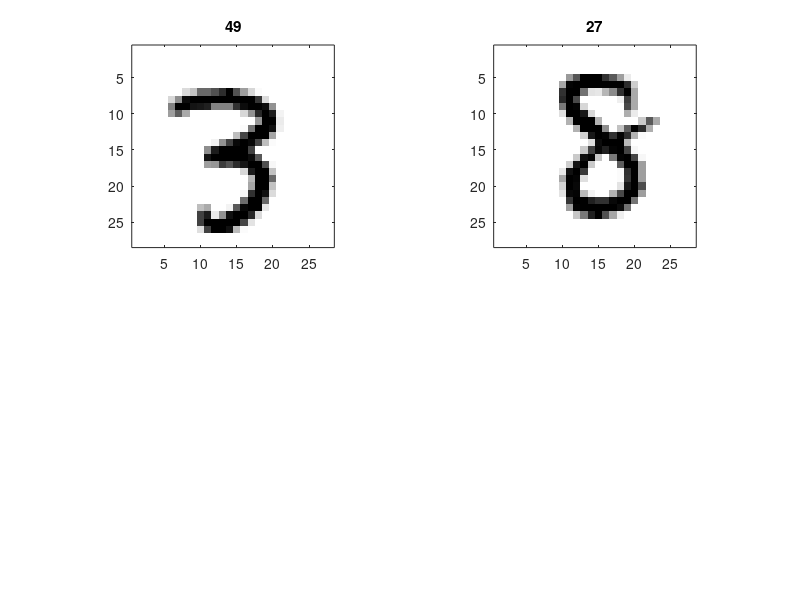

MATLAB code for this plot: (Note: this script raises an error after producing the figure.)
% Shape Context
% MNIST digits

% load in the digit database (only needs to be done once per session)
if ~(exist('train_data')&exist('label_train'))
   %load digit_100_train_easy;
  
  load digit_100_train_hard;
end

% choose which two digits to compare:
mm=49;
nn=27;

%%%
%%%Define flags and parameters:
%%%
display_flag=1;
affine_start_flag=1;
polarity_flag=1;
nsamp=100;
eps_dum=0.25;
ndum_frac=0.25;        
mean_dist_global=[];
ori_weight=0.1;
nbins_theta=12;
nbins_r=5;
r_inner=1/8;
r_outer=2;
tan_eps=1.0;
n_iter=6;
beta_init=1;
r=1; % annealing rate
w=4;
sf=2.5;

cmap=flipud(gray);

%%%
%%% image loading
%%%
V1=reshape(train_data(mm,:),28,28)';
#V1=imresize(V1,sf,'bil');
V2=reshape(train_data(nn,:),28,28)';
#V2=imresize(V2,sf,'bil');
[N1,N2]=size(V1);

if display_flag
   figure(1)
   subplot(2,2,1)
   imagesc(V1);axis('image')
   title(int2str(mm))
   subplot(2,2,2)
   imagesc(V2);axis('image')
   title(int2str(nn))
   colormap(cmap)
   drawnow
end

%%%
%%% edge detection
%%%
[x2,y2,t2]=bdry_extract_3(V2);
nsamp2=length(x2)
if nsamp2>=nsamp
   [x2,y2,t2]=get_samples_1(x2,y2,t2,nsamp);
else
   error('shape #2 doesn''t have enough samples')
end
Y=[x2 y2];

% get boundary points
disp('extracting boundary points...')
[x1,y1,t1]=bdry_extract_3(V1);

nsamp1=length(x1);
if nsamp1>=nsamp
   [x1,y1,t1]=get_samples_1(x1,y1,t1,nsamp);
else
   error('shape #1 doesn''t have enough samples')
end
X=[x1 y1];

if display_flag
   subplot(2,2,3)
   plot(X(:,1),X(:,2),'b+')
   hold on
   quiver(X(:,1),X(:,2),cos(t1),sin(t1),0.5,'b')
   hold off
   axis('ij');axis([1 N2 1 N1])
   title([int2str(length(x1)) ' samples'])
   subplot(2,2,4)
   plot(Y(:,1),Y(:,2),'ro')
   hold on
   quiver(Y(:,1),Y(:,2),cos(t2),sin(t2),0.5,'r.')
   hold off
   axis('ij');axis([1 N2 1 N1])
   title([int2str(length(x2)) ' samples'])
   drawnow	
end

if display_flag
   [x,y]=meshgrid(linspace(1,N2,36),linspace(1,N1,36));
   x=x(:);y=y(:);M=length(x);
end

%%%
%%% compute correspondences
%%%
Xk=X;
tk=t1;
k=1;
s=1;
ndum=round(ndum_frac*nsamp);
out_vec_1=zeros(1,nsamp);
out_vec_2=zeros(1,nsamp);
while s
   disp(['iter=' int2str(k)])
   disp('computing shape contexts for (deformed) model...')
   [BH1,mean_dist_1]=sc_compute(Xk',zeros(1,nsamp),mean_dist_global,nbins_theta,nbins_r,r_inner,r_outer,out_vec_1);
   disp('done.')
   % apply the scale estimate from the warped model to the test shape
   disp('computing shape contexts for target...')
   [BH2,mean_dist_2]=sc_compute(Y',zeros(1,nsamp),mean_dist_global,nbins_theta,nbins_r,r_inner,r_outer,out_vec_2);
   disp('done.')

   if affine_start_flag
      if k==1
	 % use huge regularization to get affine behavior
	 lambda_o=1000;
      else
	 lambda_o=beta_init*r^(k-2);	 
      end
   else
      lambda_o=beta_init*r^(k-1);
   end
   beta_k=(mean_dist_2^2)*lambda_o;

   costmat_shape=hist_cost_2(BH1,BH2);
   theta_diff=repmat(tk,1,nsamp)-repmat(t2',nsamp,1);
%   costmat_theta=abs(atan2(sin(theta_diff),cos(theta_diff)))/pi;
   if polarity_flag
      % use edge polarity
      costmat_theta=0.5*(1-cos(theta_diff));
   else
      % ignore edge polarity
      costmat_theta=0.5*(1-cos(2*theta_diff));
   end      
   costmat=(1-ori_weight)*costmat_shape+ori_weight*costmat_theta;
   nptsd=nsamp+ndum;
   costmat2=eps_dum*ones(nptsd,nptsd);
   costmat2(1:nsamp,1:nsamp)=costmat;
   cvec=hungarian(costmat2);
%   cvec=hungarian_fast(costmat2);

   % update outlier indicator vectors
   [a,cvec2]=sort(cvec);
   out_vec_1=cvec2(1:nsamp)>nsamp;
   out_vec_2=cvec(1:nsamp)>nsamp;

   X2=NaN*ones(nptsd,2);
   X2(1:nsamp,:)=Xk;
   X2=X2(cvec,:);
   X2b=NaN*ones(nptsd,2);
   X2b(1:nsamp,:)=X;
   X2b=X2b(cvec,:);
   Y2=NaN*ones(nptsd,2);
   Y2(1:nsamp,:)=Y;

   % extract coordinates of non-dummy correspondences and use them
   % to estimate transformation
   ind_good=find(~isnan(X2b(1:nsamp,1)));
   n_good=length(ind_good);
   X3b=X2b(ind_good,:);
   Y3=Y2(ind_good,:);

   if display_flag
      figure(2)
      plot(X2(:,1),X2(:,2),'b+',Y2(:,1),Y2(:,2),'ro')
      hold on
      h=plot([X2(:,1) Y2(:,1)]',[X2(:,2) Y2(:,2)]','k-');
      
      if 1
%	 set(h,'linewidth',1)
	 quiver(Xk(:,1),Xk(:,2),cos(tk),sin(tk),0.5,'b')
	 quiver(Y(:,1),Y(:,2),cos(t2),sin(t2),0.5,'r')
      end
      hold off
      axis('ij')
      title([int2str(n_good) ' correspondences (warped X)'])
      axis([1 N2 1 N1])
      drawnow	
   end
   
   if display_flag
      % show the correspondences between the untransformed images
      figure(3)
      plot(X(:,1),X(:,2),'b+',Y(:,1),Y(:,2),'ro')
      ind=cvec(ind_good);
      hold on
      plot([X2b(:,1) Y2(:,1)]',[X2b(:,2) Y2(:,2)]','k-')
      hold off
      axis('ij')
      title([int2str(n_good) ' correspondences (unwarped X)'])
      axis([1 N2 1 N1])
      drawnow	
   end

   [cx,cy,E]=bookstein(X3b,Y3,beta_k);

   % calculate affine cost
   A=[cx(n_good+2:n_good+3,:) cy(n_good+2:n_good+3,:)];
   s=svd(A);
   aff_cost=log(s(1)/s(2));
   
   % calculate shape context cost
   [a1,b1]=min(costmat,[],1);
   [a2,b2]=min(costmat,[],2);
   sc_cost=max(mean(a1),mean(a2));
   
   % warp each coordinate
   fx_aff=cx(n_good+1:n_good+3)'*[ones(1,nsamp); X'];
   d2=max(dist2(X3b,X),0);
   U=d2.*log(d2+eps);
   fx_wrp=cx(1:n_good)'*U;
   fx=fx_aff+fx_wrp;
   fy_aff=cy(n_good+1:n_good+3)'*[ones(1,nsamp); X'];
   fy_wrp=cy(1:n_good)'*U;
   fy=fy_aff+fy_wrp;

   Z=[fx; fy]';

   % apply the warp to the tangent vectors to get the new angles
   Xtan=X+tan_eps*[cos(t1) sin(t1)];
   fx_aff=cx(n_good+1:n_good+3)'*[ones(1,nsamp); Xtan'];
   d2=max(dist2(X3b,Xtan),0);
   U=d2.*log(d2+eps);
   fx_wrp=cx(1:n_good)'*U;
   fx=fx_aff+fx_wrp;
   fy_aff=cy(n_good+1:n_good+3)'*[ones(1,nsamp); Xtan'];
   fy_wrp=cy(1:n_good)'*U;
   fy=fy_aff+fy_wrp;
   
   Ztan=[fx; fy]';
   tk=atan2(Ztan(:,2)-Z(:,2),Ztan(:,1)-Z(:,1));
  %{
   if display_flag
      figure(4)
      plot(Z(:,1),Z(:,2),'b+',Y(:,1),Y(:,2),'ro');
      axis('ij')
      title(['k=' int2str(k) ', \lambda_o=' num2str(lambda_o) ', I_f=' num2str(E) ', aff.cost=' num2str(aff_cost) ', SC cost=' num2str(sc_cost)])
      axis([1 N2 1 N1])
      % show warped coordinate grid
      fx_aff=cx(n_good+1:n_good+3)'*[ones(1,M); x'; y'];
      d2=dist2(X3b,[x y]);
      fx_wrp=cx(1:n_good)'*(d2.*log(d2+eps));
      fx=fx_aff+fx_wrp;
      fy_aff=cy(n_good+1:n_good+3)'*[ones(1,M); x'; y'];
      fy_wrp=cy(1:n_good)'*(d2.*log(d2+eps));
      fy=fy_aff+fy_wrp;
      hold on
      plot(fx,fy,'k.','markersize',1)
      hold off
      drawnow
   end
  %} 
   % update Xk for the next iteration
   Xk=Z;
  
   if k==n_iter
      s=0;
   else
      k=k+1;
   end
end